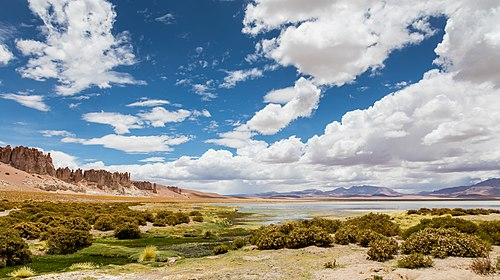
#> input picture atacama_desert.jfif, 500 x 280 px
$ jupyter execute --allow-errors '.~P4DS4D2.ipynb'   (shell and % lines are left out)   (Python 2 division)
#> lines starting #> are read from the running program, lines starting #| are printed output that depends on the picture
<a href="https://colab.research.google.com/github/lynstanford/Python-for-Data-Science-for-Dummies-2/blob/master/P4DS4D2.ipynb" target="_parent"></a>

# Learning to Use Python

## Using NumPy Arrays
So it would be necessary to start from the very beginning which would be to learn the NumPy package and ndarrays. Generally speaking a NumPy array is a 'list of lists'. It is better and more memory efficient to use NumPy for one-dimensional arrays, or lists with a low memory and processing overhead.

The core data structure in NumPy is the ndarray or n-dimensional array. In programming, an array describes a collection of elements, similar to a list. The word n-dimensional refers to the fact that ndarrays can have one or more dimensions. We'll start by working with one-dimensional (1D) ndarrays.

To use NumPy it must first be imported into our Python 'Jupyter Notebook' environment. It's given the alias of np:

[cell 1]
import numpy as np

Then, we can directly convert a list to an ndarray using the numpy.array() constructor. To create a 1D ndarray, we can pass in a single list:

[cell 2]
# To create a 1d array:
data_ndarray = np.array([1, 2, 3, 4])
print(data_ndarray)

So, to recap, I must:
1. Import numpy and assign it to the alias np
2. Create a NumPy ndarray from the list [1, 2, 3, 4], then assign it to the variable 'data_ndarray'
3. Print the variable

[cell 3]
numbers_array = [
    [2,7],
    [4,5],
    [1,8],
    [3,6],
    [9,2]
]

# If you wish to add the 2 elements in each row, then iteration can be used in a for loop
sum_nums = []

for row in numbers_array:
    row_sum = row[0] + row[1]
    sum_nums.append(row_sum)

print(numbers_array)

Suppose I only have 2 columns in the dataset, it's possible to iterate over each row (which contain 2 elements per row). Because there are 5 rows of data a computer would ordinarily perform 5 iterations (or cycles) of this operation to sum the 2 columns in each row. NumPy utilizes processor's by performing 'Single Instruction Multiple Data' operations and divides up the task per processor, so the for loops will be processed using 'vectorization' making the operations much faster.

Next I will use a dataset on NY Yellow taxi cab trips for Jan, 2020. A number of columns called features supply important data about various taxi trips throughout the city of New York. The file in question is called 'yellow_tripdata_2020_01.csv' and to read the first few lines I can perform the head() method as follows:

[cell 4]
import pandas as pd

#> (the rest of this cell did not finish here and is left out)

Next I can import the csv dataset as a "list of lists" before converting it to a 2d ndarray.

[cell 5]
import csv
import numpy as np

# import nyc_taxi.csv as a list of lists
#> (the rest of this cell did not finish here and is left out)

Converting the csv file to a 2D-ndarray:

#> (a cell that did not finish here is left out)

Print the data array

#> (a cell that did not finish here is left out)

List of lists are sufficient for working with small datasets but not so much for larger ones. Creating 2-dimensional ndarrays will involve some sort of tabular or structured data format which display several rows and columns in a table. The Pandas dataframe library might be a better option for more complicated procedures which are more memory-and-processing efficient.

As these get more complex we will begin to use scikit-learn but not first without importing the NumPy library and array into the scikit model. Starting off with a SciKit Learn example. First I need to load data from the files provided by the 'Python for Data Science for Dummies 2nd Edit' book.

#> (a cell that did not finish here is left out)

Next I need to train the model using a linear regression method.

[cell 9]
from sklearn.linear_model import LinearRegression
#> (the rest of this cell did not finish here and is left out)

#> (a cell that did not finish here is left out)

#> (a cell that did not finish here is left out)

[cell 12]
print "Hello There!"

This is because this notebook is a Python 3 file. If it was Python 2 it would execute the print function as is. To correct for this I must add the parentheses this time.

[cell 13]
print("Hello There! My name is Lyn and I love Python Notebooks.")

[cell 14]
if 1 < 2:
    print("1 is less than 2")

## Downloading DataSets and Example Code

Datasets used in the book

#> (a cell that did not finish here is left out)

## To Read From a Text File

The data contained within the next file is in text format or a ".txt" file so it can be read using the Python Pandas module. In order to open the file and read the data in this format I will use the read_table() format.

1. First I will need to import the pandas module which is used for dataframes.
2. Next I need to initialize a variable with a name like my_color_table.
3. Select the pandas I/O API ".io" and parse the information ".io.parsers" using the read_table() method for reading text files and entering the name of the source file as ".io.parsers.read_table("Colors.txt").
4. Print the output (which in this case will appear in a dataframe because I'm using the pandas library).

[cell 16]
import pandas as pd
my_color_table = pd.io.parsers.read_table("Colors.txt")
#> (reads Resources/Colors.txt from the repository)
print(my_color_table)

## Reading CSV delimited format
They are generally formatted in the following way:
    A header contains separate fields (columns)
    Each field is separated by a comma
    Records (rows) are separated by line feeds
    Strings are enclosed in double quotes
    Integers and real numbers don't use quotes
Be careful when parsing the 'age' field in the csv document! If there are no fields occupying the header cells at the top, it will not parse properly and return an error message.

[cell 17]
import pandas as pd
titanic = pd.io.parsers.read_csv("titanic.csv")
#> (reads Resources/titanic.csv from the repository)
X = titanic[['age']]
print(X)

It may be necessary to fix the csv file to make sure the 'age' field is in the header and that all the header fields occupy the top line of the csv document.

[cell 18]
import pandas as pd
titanic = pd.io.parsers.read_csv("titanic.csv")
X = titanic[['age']].values                                     # to represent the data as a list
print(X)

Using an appropriate excel or csv extension in VS Code will enable you to open files in Preview. For example, two possible extensions to preview excel files (xls, xlsx) would include 'Excel Viewer' or 'Data Preview'. To preview files with a 'csv' extension both the 'Data Preview' and 'SandDance for VSCode' extensions could be used. This would make it easier to decide which data to transform or load into the notebook.

When processing excel workbooks, you need to distinguish which worksheet you are using first, if there are multiple worksheets. For example, opening the Values.xls file:

[cell 19]
import pandas as pd
#> (the rest of this cell did not finish here and is left out)

Condensing this file pointer variable 'trig_values' to a one line statement

[cell 20]
import pandas as pd
#> (the rest of this cell did not finish here and is left out)

## Sending Data in Unstructured File Form

Pictures are regarded as unstructured data so it becomes necessary to know how to interpret the data. To process image files we use SciKit Learn.

[cell 21]
from skimage.io import imread
from skimage.transform import resize
from matplotlib import pyplot as plt
import matplotlib.cm as cm

example_pic = ('atacama_desert.jfif')
image = imread(example_pic, as_gray=False)
#> image is the input picture: shape (280, 500, 3); mean R, G, B 146.1, 152.3, 151.2
plt.imshow(image, cmap=cm.summer)
plt.show()

In the example image above the imread() function has 2 parameters including the image name as a string and an optional gray scale boolean value, which in this case is set to 'False'.
The imshow() function is used to render the image based on the initial 'image' variable we've created. I opted for the 'summer' color map.
It's possible to find out more information about the image once it's been loaded into memory, for example the type and size:

[cell 22]
print("data type: %s, shape: %s" %(type(image), image.shape))
#| data type: <class 'numpy.ndarray'>, shape: (280, 500, 3)

From this it can be determined that the image is a numpy n-dimensional array, 280px (y-axis) by 500px(x-axis).
It's possible to manipulate the image by cropping it or changing its color to grayscale.

[cell 23]
image2 = image[5:250, 0:400]
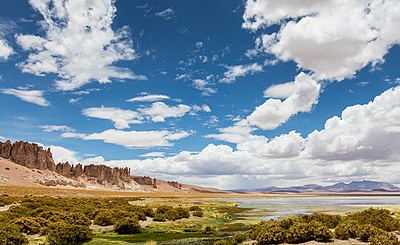
#> image2: shape (245, 400, 3); mean R, G, B 138.3, 149.8, 155.6
plt.imshow(image2, cmap=cm.summer)
plt.show()

When the right-sized image is achieved it needs to be flattened. A dataset row is always a single dimension, not 2-D

[cell 24]
image_row = image2.flatten()
print("data type: %s, shape: %s" % (type(image_row), image_row.shape))
#| data type: <class 'numpy.ndarray'>, shape: (294000,)

The type is still numpy.ndarray, but the size is 294000 elements.

## Relational Database Management

Essentially these involve Structured data and represent the vast majority of databases used because it's easier to manipulate and organize complex relational databases. This is important as the right combination of algorithms (compute) and data structures (storage) can vastly increase efficiency and reduce the time and space complexity for analysis.

To start using SQL you need to access a database engine first and then import the 'sqlalchemy' library for SQL databases. I have commented out the next few lines of code because they're just an example.

[cell 25]
# from sqlalchemy import create_engine
# engine = create_engine('dialect[+driver]://user:password@host/dbname[?key=value..]')

Where the:
'dialect' is a database name such as mysql, oracle, postgresql, mssql
'+driver' is the name of a database API (DBAPI) such as psycopg2, pymssql, pyodbc, cx_oracle

For example, someone using SQL Server would define a variable 'engine':

[cell 26]
# engine = create_engine('mssql+pymssql://scott:tiger@hostname:port/dbname')

## Working With XML documents
The XML syntax normally has opening and closing <MyDataset> elements with <Record> tags for each row and either <number>, <string> or <boolean> data tags within each record, or row.

[cell 27]
from lxml import objectify
import pandas as pd

xml = objectify.parse(open('XMLData.xml'))
#> (reads Resources/XMLData.xml from the repository)
